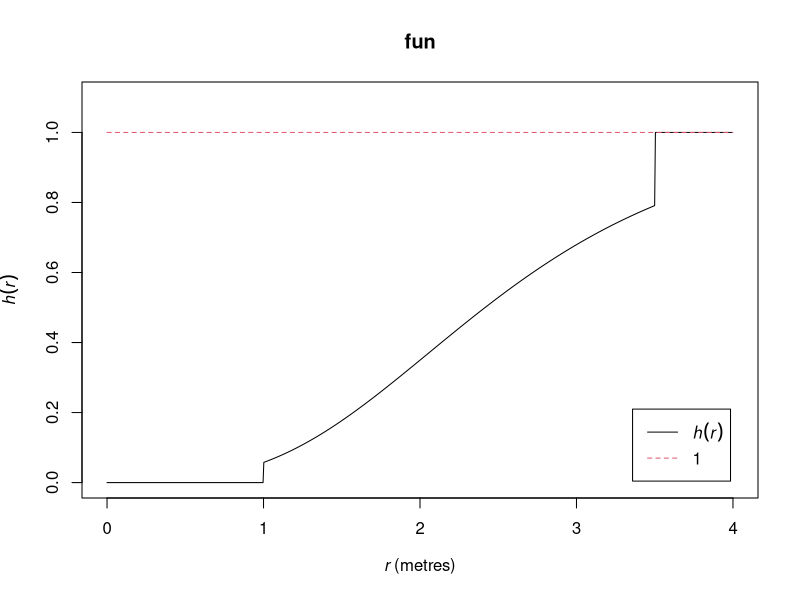

Here is the R script that generated this plot:
library(spatstat)


### Name: Pairwise
### Title: Generic Pairwise Interaction model
### Aliases: Pairwise
### Keywords: spatial models

### ** Examples

   #This is the same as StraussHard(r=0.7,h=0.05)
   strpot <- function(d,par) {
         r <- par$r
         h <- par$h
         value <- (d <= r)
         value[d < h] <- -Inf
         value
   }
   mySH <- Pairwise(strpot, "StraussHard process", list(r=0.7,h=0.05),
           c("interaction distance r", "hard core distance h"))
   data(cells)
   ppm(cells, ~ 1, mySH, correction="isotropic")

   # Fiksel (1984) double exponential interaction
   # see Stoyan, Kendall, Mecke 1987 p 161

   fikspot <- function(d, par) {
      r <- par$r
      h <- par$h
      zeta <- par$zeta
      value <- exp(-zeta * d)
      value[d < h] <- -Inf
      value[d > r] <- 0
      value
   }
   Fiksel <- Pairwise(fikspot, "Fiksel double exponential process",
                      list(r=3.5, h=1, zeta=1),
                      c("interaction distance r",
                        "hard core distance h",
                        "exponential coefficient zeta"))
   data(spruces)
   fit <- ppm(unmark(spruces), ~1, Fiksel, rbord=3.5)
   fit
   plot(fitin(fit), xlim=c(0,4))
   coef(fit)
   # corresponding values obtained by Fiksel (1984) were -1.9 and -6.0
